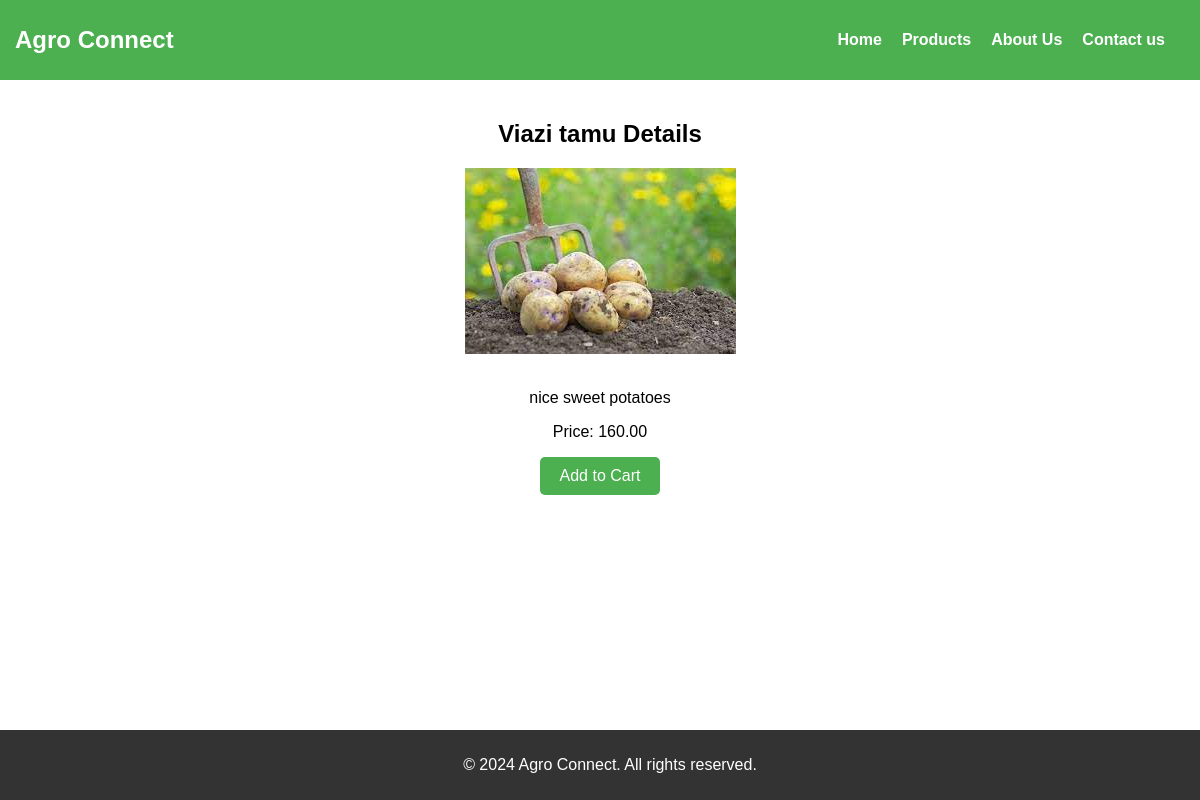
The app's page /product_details.php?id=3 with its own data.
### tables this page shows
CREATE TABLE `productsnew` (
  `id` int(11) NOT NULL,
  `product_name` varchar(255) DEFAULT NULL,
  `product_description` text DEFAULT NULL,
  `product_price` decimal(10,2) DEFAULT NULL,
  `farmer_email` varchar(255) DEFAULT NULL,
  `image_path` varchar(255) DEFAULT NULL,
  `created_at` timestamp NOT NULL DEFAULT current_timestamp(),
  `farmer_name` varchar(255) DEFAULT NULL
);

### product_details.php (the view, shortened to what this page needs)
<?php
$servername = "localhost";
$username = "agroconnect_user";
$password = "your_password";
$dbname = "agroconnect_db";
$conn = mysqli_connect($servername, $username, $password, $dbname);
$id = isset($_GET['id']) ? $_GET['id'] : 0;
if ($id > 0) {
    $query = "SELECT * FROM productsnew WHERE id = $id";
    $result = mysqli_query($conn, $query);
    $product = mysqli_fetch_assoc($result);
    if ($product) {
?>
<!DOCTYPE html>
<html lang="en">
<head>
    <link rel="stylesheet" href="product_details.css">
</head>
<body>
<header>
        <nav>
            <div class="logo"><a href="index.php">Agro Connect</a></div>
            <ul class="nav-links">
                <li><a href="index.php">Home</a></li>
                <li><a href="indexloggedin.php">Products</a></li>
                <li><a href="aboutus.php">About Us</a></li>
                <li><a href="contactus.php">Contact us</a></li>
            </ul>
        </nav>
    </header>
    <section class="product-details-section">
        <h2><?php echo $product['product_name']; ?> Details</h2>
        <div class="product-details">
    <img src="<?php echo $product['image_path']; ?>" alt="<?php echo $product['product_name']; ?>" />
    <p><?php echo $product['product_description']; ?></p>
    <p>Price: <?php echo $product['product_price']; ?></p>
    <a href='addtocart.php?id=<?php echo $product['id']; ?>' class='add-to-cart-btn'>Add to Cart</a>
</div>
    </section>
    <footer>
        <p>&copy; 2024 Agro Connect. All rights reserved.</p>
    </footer>
</body>
</html>
<?php
    } else {
        echo "Product not found!";
    }
} else {
    echo "Invalid product ID!";
}
?>

### product_details.css (style rules this page uses)
body { margin: 0; padding: 0; font-family: 'Arial', sans-serif; display: flex; flex-direction: column; min-height: 100vh; }
header { background-color: #4CAF50; padding: 15px; color: white; }
nav { display: flex; justify-content: space-between; align-items: center; }
.logo { font-size: 1.5em; font-weight: bold; }
.nav-links { list-style: none; display: flex; }
.nav-links li { margin-right: 20px; }
.nav-links a { text-decoration: none; color: white; font-weight: bold; transition: color 0.3s; }
.product-details-section { text-align: center; padding: 20px; }
.product-details { max-width: 600px; margin: 0 auto; }
.product-details img { max-width: 100%; height: auto; margin-bottom: 15px; }
footer { background-color: #333; color: white; text-align: center; padding: 10px; position: fixed; bottom: 0; width: 100%; }

### product_details.php (style rules this page uses)
.logo a { color: white; text-decoration: none; }
.add-to-cart-btn { display: inline-block; padding: 10px 20px; background-color: #4CAF50; color: white; text-decoration: none; border-radius: 5px; }

### records on screen
productsnew: product_name "Viazi tamu", image_path (picture), product_description "nice sweet potatoes", product_price "160.00"
